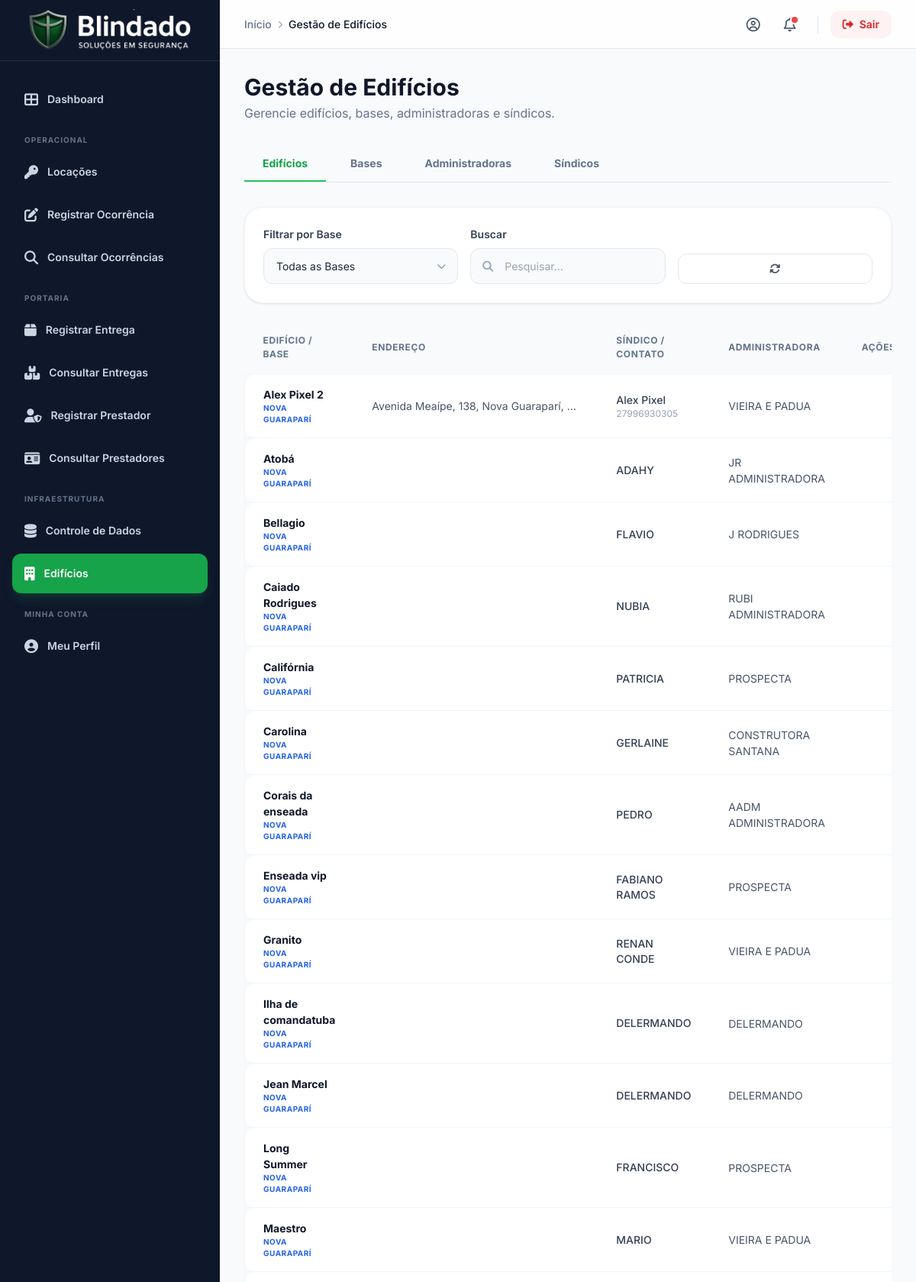
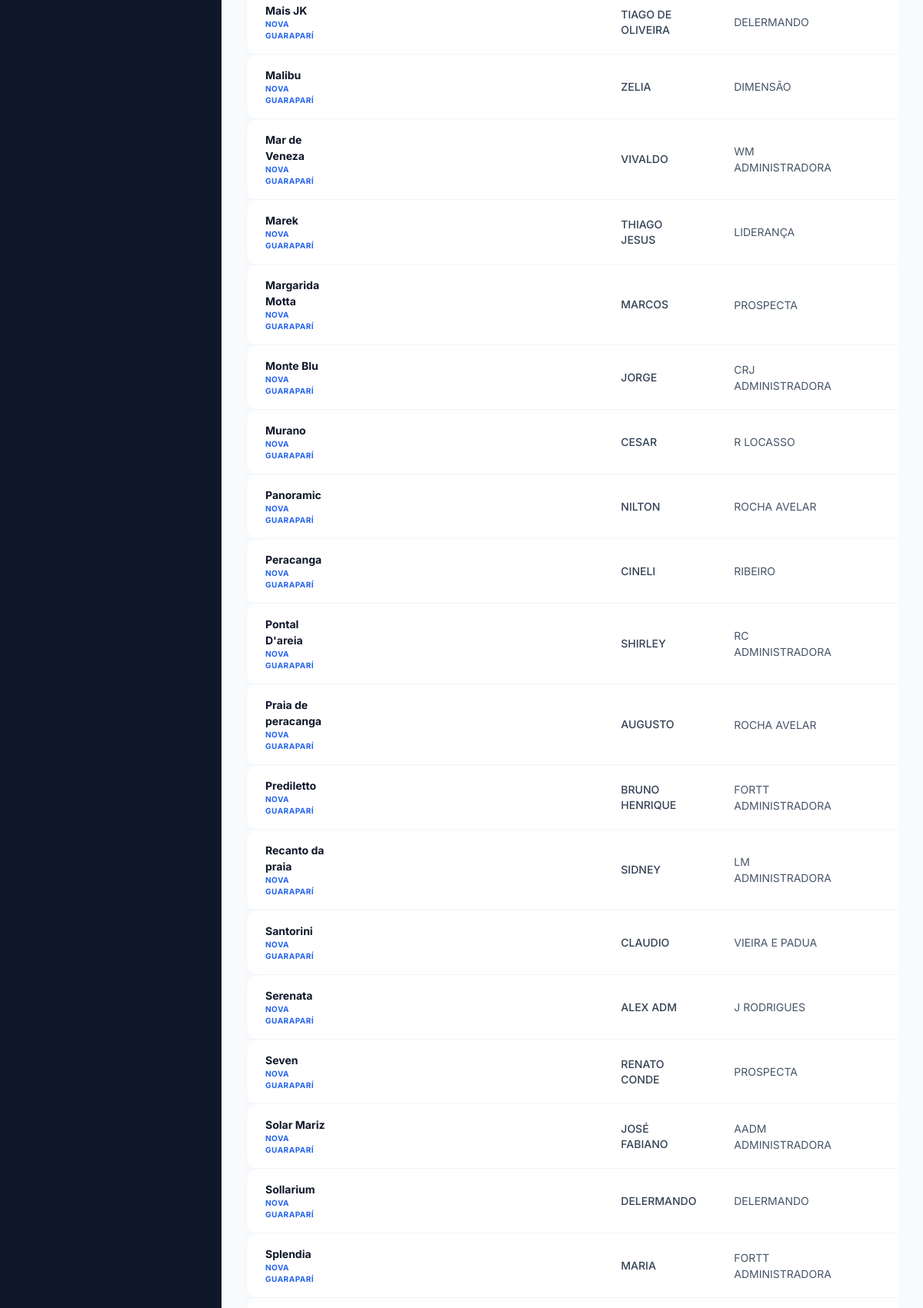
Screenshot of /admin/edificios.php (signed in, upper part) with the database file from the repository (2 pictures, top to bottom).
### tables this page shows
CREATE TABLE `edificios` (
  `id` int(11) NOT NULL,
  `nome` varchar(255) NOT NULL,
  `base_id` int(11) NOT NULL,
  `endereco` varchar(255) DEFAULT NULL,
  `sindico_nome` varchar(255) DEFAULT NULL,
  `sindico_contato` varchar(255) DEFAULT NULL,
  `administradora_id` int(11) DEFAULT NULL,
  `observacao_ficha_locacao` text DEFAULT NULL,
  `sindico_id` int(11) DEFAULT NULL
);

CREATE TABLE `bases` (
  `id` int(11) NOT NULL,
  `nome` varchar(255) NOT NULL,
  `telefone` varchar(30) DEFAULT NULL
);

CREATE TABLE `administradoras` (
  `id` int(11) NOT NULL,
  `nome` varchar(255) NOT NULL,
  `telefone` varchar(50) DEFAULT NULL,
  `email` varchar(255) DEFAULT NULL,
  `created_at` timestamp NOT NULL DEFAULT current_timestamp()
);

### admin/edificios.php (the view, shortened to what this page needs)
<?php
require_once 'conexao.php';
$tab = $_GET['tab'] ?? 'edificios';
$search = $_GET['search'] ?? '';
$data = [];
switch ($tab) {
    case 'edificios':
        $query = "SELECT e.id, e.nome AS nome_edificio, e.endereco, e.sindico_nome, e.sindico_contato, e.administradora_id,
                         b.nome AS nome_base, a.nome AS nome_administradora
                  FROM edificios e
                  JOIN bases b ON e.base_id = b.id
                  LEFT JOIN administradoras a ON e.administradora_id = a.id";
        $query .= " ORDER BY b.nome, e.nome";
        $data = $conn->query($query)->fetch_all(MYSQLI_ASSOC);
        break;
}
?>
<!DOCTYPE html>
<html lang="pt-br" class="h-full bg-slate-50">
<head>
    <script src="https://cdn.tailwindcss.com"></script>
    <link rel="stylesheet" href="https://cdnjs.cloudflare.com/ajax/libs/font-awesome/6.4.0/css/all.min.css">
    <link rel="stylesheet" href="style_modern.css">
</head>
<body class="h-full text-slate-800 antialiased">
    <div class="flex min-h-screen">
        <?php include 'components/sidebar.php'; ?>
        <div class="flex flex-1 flex-col overflow-hidden">
            <?php include 'components/header.php'; ?>
            <main class="flex-1 overflow-y-auto p-4 sm:p-8 custom-scrollbar">
                <div class="mb-8 flex flex-col gap-4 sm:flex-row sm:items-center sm:justify-between animate-fade-in">
                    <div>
                        <h1 class="text-2xl font-bold text-slate-900 sm:text-3xl">Gestão de Edifícios</h1>
                        <p class="mt-1 text-slate-500">Gerencie edifícios, bases, administradoras e síndicos.</p>
                    </div>
                </div>
                <div class="mb-8 flex flex-wrap gap-2 border-b border-slate-200 animate-fade-in">
                    <?php
                        $tabs_config = [
                            'edificios' => 'Edifícios',
                            'bases' => 'Bases',
                            'administradoras' => 'Administradoras',
                            'sindicos' => 'Síndicos'
                        ];
                        foreach ($tabs_config as $key => $label):
                    ?>
                        <a href="?tab=<?= $key ?>" class="px-6 py-3 text-sm font-bold transition-all border-b-2 <?= $tab === $key ? 'border-primary-500 text-primary-600' : 'border-transparent text-slate-500 hover:text-slate-700 hover:border-slate-300' ?>">
                            <?= $label ?>
                        </a>
                    <?php endforeach; ?>
                </div>
                <div class="mb-6 animate-slide-up">
                    <div class="admin-card">
                        <form method="GET" class="grid grid-cols-1 gap-4 sm:grid-cols-3 sm:items-end">
                            <?php if ($tab === 'edificios'): ?>
                            <div class="space-y-2">
                                <label class="form-label">Filtrar por Base</label>
                                <div class="relative">
                                    <select name="base" class="form-input appearance-none pr-10" onchange="this.form.submit()">
                                        <option value="">Todas as Bases</option>
                                    </select>
                                    <div class="absolute inset-y-0 right-0 pr-4 flex items-center pointer-events-none">
                                    </div>
                                </div>
                            </div>
                            <?php endif; ?>
                            <div class="space-y-2">
                                <label class="form-label">Buscar</label>
                                <div class="relative">
                                    <div class="absolute inset-y-0 left-0 pl-4 flex items-center pointer-events-none">
                                    </div>
                                    <input type="text" id="searchInput" name="search" class="form-input pl-11" placeholder="Pesquisar..." value="<?= htmlspecialchars($search) ?>">
                                </div>
                            </div>
                            <a href="?tab=<?= $tab ?>" class="btn-secondary" title="Limpar Filtros">
                                <i class="fas fa-sync-alt"></i>
                            </a>
                        </form>
                    </div>
                </div>
                <div class="animate-slide-up" style="animation-delay: 0.1s;">
                    <div class="overflow-x-auto">
                        <table class="admin-table">
                            <thead>
                                <tr>
                                    <?php if ($tab === 'edificios'): ?>
                                        <th>Edifício / Base</th>
                                        <th>Endereço</th>
                                        <th>Síndico / Contato</th>
                                        <th>Administradora</th>
                                    <?php elseif ($tab === 'bases'): ?>
                                        <th>Nome da Base</th>
                                        <th>Telefone</th>
                                        <th>Total Edifícios</th>
                                    <?php elseif ($tab === 'administradoras' || $tab === 'sindicos'): ?>
                                        <th>Nome</th>
                                        <th>Contato</th>
                                        <th>Edifícios Vinculados</th>
                                    <?php endif; ?>
                                    <th class="text-right">Ações</th>
                                </tr>
                            </thead>
                            <tbody>
                                <?php if (empty($data)): ?>
                                    <tr>
                                        <td colspan="5" class="text-center py-12 text-slate-500 italic">Nenhum registro encontrado.</td>
                                    </tr>
                                <?php else: ?>
                                    <?php foreach ($data as $item): ?>
                                        <tr class="group">
                                            <?php if ($tab === 'edificios'): ?>
                                                <td>
                                                    <div class="flex flex-col">
                                                        <span class="font-bold text-slate-900"><?= htmlspecialchars($item['nome_edificio']) ?></span>
                                                        <span class="text-[10px] font-bold uppercase tracking-wider text-blue-600"><?= htmlspecialchars($item['nome_base']) ?></span>
                                                    </div>
                                                </td>
                                                <td class="text-sm text-slate-500 max-w-xs truncate"><?= htmlspecialchars($item['endereco']) ?></td>
                                                <td>
                                                    <div class="flex flex-col">
                                                        <span class="text-sm font-medium text-slate-700"><?= htmlspecialchars($item['sindico_nome'] ?: 'N/A') ?></span>
                                                        <span class="text-xs text-slate-400"><?= htmlspecialchars($item['sindico_contato'] ?: '') ?></span>
                                                    </div>
                                                </td>
                                                <td><span class="text-sm text-slate-600"><?= htmlspecialchars($item['nome_administradora'] ?: 'N/A') ?></span></td>
                                            <?php elseif ($tab === 'bases'): ?>
                                                <td class="font-bold text-slate-900"><?= htmlspecialchars($item['nome']) ?></td>
                                                <td class="text-sm text-slate-600"><?= htmlspecialchars($item['telefone'] ?: 'N/A') ?></td>
                                                <td><span class="badge-primary"><?= $item['total_edificios'] ?> edifícios</span></td>
                                            <?php endif; ?>
                                            <td class="text-right">
                                            </td>
                                        </tr>
                                    <?php endforeach; ?>
                                <?php endif; ?>
                            </tbody>
                        </table>
                    </div>
                </div>
            </main>
        </div>
    </div>
    <?php include 'components/footer.php'; ?>
</body>
</html>

### admin/style_modern.css (style rules this page uses)
:root { --primary-50: #f0fdf4; --primary-100: #dcfce7; --primary-200: #bbf7d0; --primary-300: #86efac; --primary-400: #4ade80; --primary-500: #22c55e; --primary-600: #16a34a; --primary-700: #15803d; --primary-800: #166534; --primary-900: #14532d; }
body { font-family: 'Inter', sans-serif; -webkit-font-smoothing: antialiased; -moz-osx-font-smoothing: grayscale; }
.animate-fade-in { animation: fadeIn 0.5s ease-out forwards; }
.animate-slide-up { animation: slideUp 0.5s ease-out forwards; }
.admin-table { width: 100%; border-separate: true; border-spacing: 0 0.5rem; }
.admin-table thead th { padding: 1rem 1.5rem; text-align: left; font-size: 0.75rem; font-weight: 700; text-transform: uppercase; letter-spacing: 0.05em; color: #64748b; }
.admin-table tbody tr { background-color: white; transition: all 0.2s; }
.admin-table tbody td { padding: 1rem 1.5rem; font-size: 0.875rem; color: #475569; border-top: 1px solid #f1f5f9; border-bottom: 1px solid #f1f5f9; }
.admin-table tbody td:first-child { border-left: 1px solid #f1f5f9; border-top-left-radius: 1rem; border-bottom-left-radius: 1rem; }
.admin-table tbody td:last-child { border-right: 1px solid #f1f5f9; border-top-right-radius: 1rem; border-bottom-right-radius: 1rem; }
.admin-card { border-radius: 1.5rem; background-color: white; padding: 1.5rem; box-shadow: 0 1px 3px 0 rgb(0 0 0 / 0.1); border: 1px solid #f1f5f9; transition: all 0.2s; }
.btn-secondary { display: inline-flex; items-center: true; justify-content: center; gap: 0.5rem; border-radius: 0.75rem; background-color: white; border: 1px solid #e2e8f0; padding: 0.75rem 1.5rem; font-size: 0.875rem; font-weight: 600; color: #475569; transition: all 0.2s; }
.form-input { width: 100%; border-radius: 0.75rem; border: 1px solid #e2e8f0; background-color: #f8fafc; padding: 0.75rem 1rem; font-size: 0.875rem; transition: all 0.2s; }
.form-label { margin-bottom: 0.5rem; display: block; font-size: 0.875rem; font-weight: 600; color: #334155; }

### rows the page displays
edificios: nome "Alex Pixel 2", base.nome "NOVA GUARAPARÍ", endereco "Avenida Meaípe, 138, Nova Guaraparí,…", sindico_nome "Alex Pixel", sindico_contato "27996930305", administradora.nome "VIEIRA E PADUA"
edificios: nome "Atobá", base.nome "NOVA GUARAPARÍ", sindico_nome "ADAHY", administradora.nome "JR ADMINISTRADORA"
edificios: nome "Bellagio", base.nome "NOVA GUARAPARÍ", sindico_nome "FLAVIO", administradora.nome "J RODRIGUES"
edificios: nome "Caiado Rodrigues", base.nome "NOVA GUARAPARÍ", sindico_nome "NUBIA", administradora.nome "RUBI ADMINISTRADORA"
edificios: nome "Califórnia", base.nome "NOVA GUARAPARÍ", sindico_nome "PATRICIA", administradora.nome "PROSPECTA"
edificios: nome "Carolina", base.nome "NOVA GUARAPARÍ", sindico_nome "GERLAINE", administradora.nome "CONSTRUTORA SANTANA"
edificios: nome "Corais da enseada", base.nome "NOVA GUARAPARÍ", sindico_nome "PEDRO", administradora.nome "AADM ADMINISTRADORA"
edificios: nome "Enseada vip", base.nome "NOVA GUARAPARÍ", sindico_nome "FABIANO RAMOS", administradora.nome "PROSPECTA"
edificios: nome "Granito", base.nome "NOVA GUARAPARÍ", sindico_nome "RENAN CONDE", administradora.nome "VIEIRA E PADUA"
edificios: nome "Ilha de comandatuba", base.nome "NOVA GUARAPARÍ", sindico_nome "DELERMANDO", administradora.nome "DELERMANDO"
edificios: nome "Jean Marcel", base.nome "NOVA GUARAPARÍ", sindico_nome "DELERMANDO", administradora.nome "DELERMANDO"
edificios: nome "Long Summer", base.nome "NOVA GUARAPARÍ", sindico_nome "FRANCISCO", administradora.nome "PROSPECTA"
edificios: nome "Maestro", base.nome "NOVA GUARAPARÍ", sindico_nome "MARIO", administradora.nome "VIEIRA E PADUA"
edificios: nome "Mais JK", base.nome "NOVA GUARAPARÍ", sindico_nome "TIAGO DE OLIVEIRA", administradora.nome "DELERMANDO"
edificios: nome "Malibu", base.nome "NOVA GUARAPARÍ", sindico_nome "ZELIA", administradora.nome "DIMENSÃO"
edificios: nome "Mar de Veneza", base.nome "NOVA GUARAPARÍ", sindico_nome "VIVALDO", administradora.nome "WM ADMINISTRADORA"
edificios: nome "Marek", base.nome "NOVA GUARAPARÍ", sindico_nome "THIAGO JESUS", administradora.nome "LIDERANÇA"
edificios: nome "Margarida Motta", base.nome "NOVA GUARAPARÍ", sindico_nome "MARCOS", administradora.nome "PROSPECTA"
edificios: nome "Monte Blu", base.nome "NOVA GUARAPARÍ", sindico_nome "JORGE", administradora.nome "CRJ ADMINISTRADORA"
edificios: nome "Murano", base.nome "NOVA GUARAPARÍ", sindico_nome "CESAR", administradora.nome "R LOCASSO"
edificios: nome "Panoramic", base.nome "NOVA GUARAPARÍ", sindico_nome "NILTON", administradora.nome "ROCHA AVELAR"
edificios: nome "Peracanga", base.nome "NOVA GUARAPARÍ", sindico_nome "CINELI", administradora.nome "RIBEIRO"
edificios: nome "Pontal D'areia", base.nome "NOVA GUARAPARÍ", sindico_nome "SHIRLEY", administradora.nome "RC ADMINISTRADORA"
edificios: nome "Praia de peracanga", base.nome "NOVA GUARAPARÍ", sindico_nome "AUGUSTO", administradora.nome "ROCHA AVELAR"
edificios: nome "Prediletto", base.nome "NOVA GUARAPARÍ", sindico_nome "BRUNO HENRIQUE", administradora.nome "FORTT ADMINISTRADORA"
edificios: nome "Recanto da praia", base.nome "NOVA GUARAPARÍ", sindico_nome "SIDNEY", administradora.nome "LM ADMINISTRADORA"
edificios: nome "Santorini", base.nome "NOVA GUARAPARÍ", sindico_nome "CLAUDIO", administradora.nome "VIEIRA E PADUA"
edificios: nome "Serenata", base.nome "NOVA GUARAPARÍ", sindico_nome "ALEX ADM", administradora.nome "J RODRIGUES"
edificios: nome "Seven", base.nome "NOVA GUARAPARÍ", sindico_nome "RENATO CONDE", administradora.nome "PROSPECTA"
edificios: nome "Solar Mariz", base.nome "NOVA GUARAPARÍ", sindico_nome "JOSÉ FABIANO", administradora.nome "AADM ADMINISTRADORA"
edificios: nome "Sollarium", base.nome "NOVA GUARAPARÍ", sindico_nome "DELERMANDO", administradora.nome "DELERMANDO"
edificios: nome "Splendia", base.nome "NOVA GUARAPARÍ", sindico_nome "MARIA", administradora.nome "FORTT ADMINISTRADORA"

### other values shown
$crumb['label'] "Início"
$crumb['label'] "Gestão de Edifícios"
$label "Edifícios"
$label "Bases"
$label "Administradoras"
$label "Síndicos"
